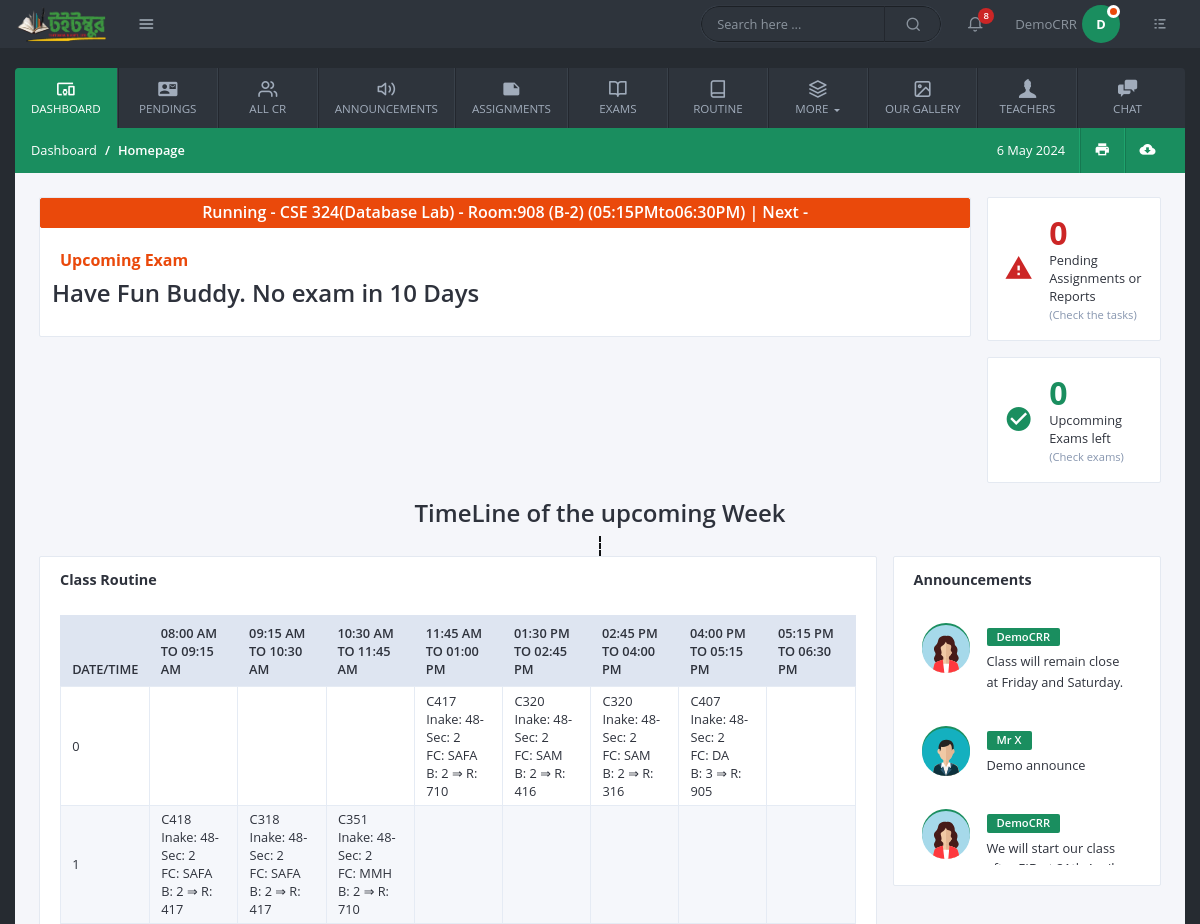
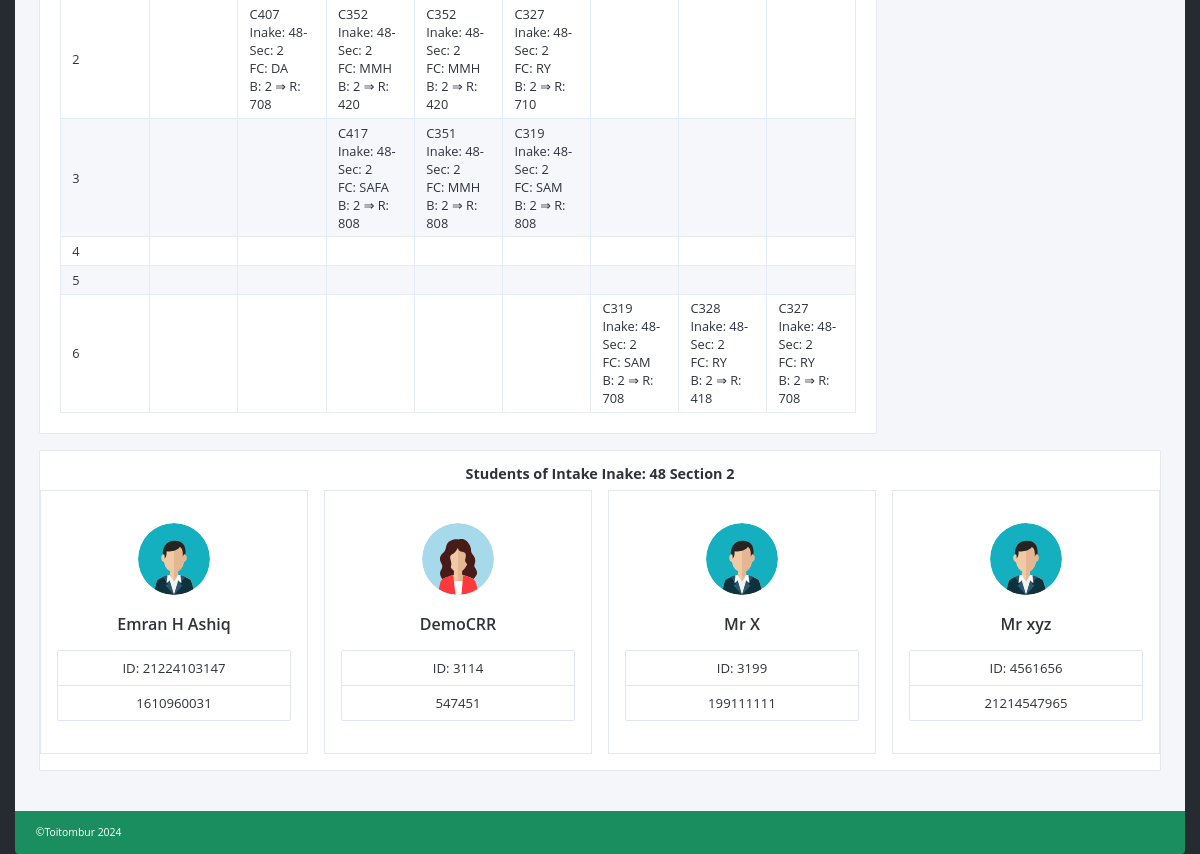
The page / (signed in) on the database as committed earlier (2 pictures, top to bottom).
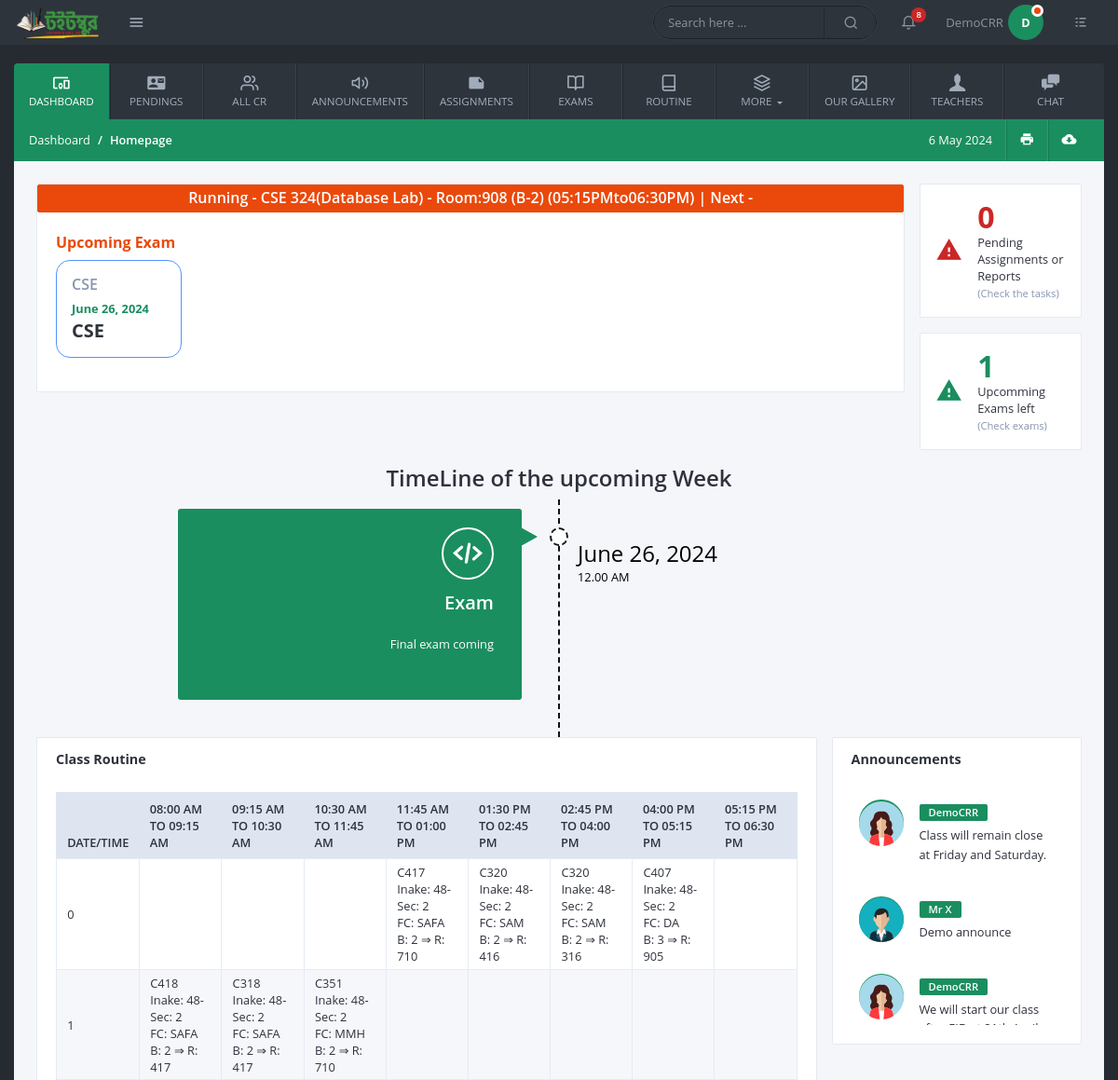
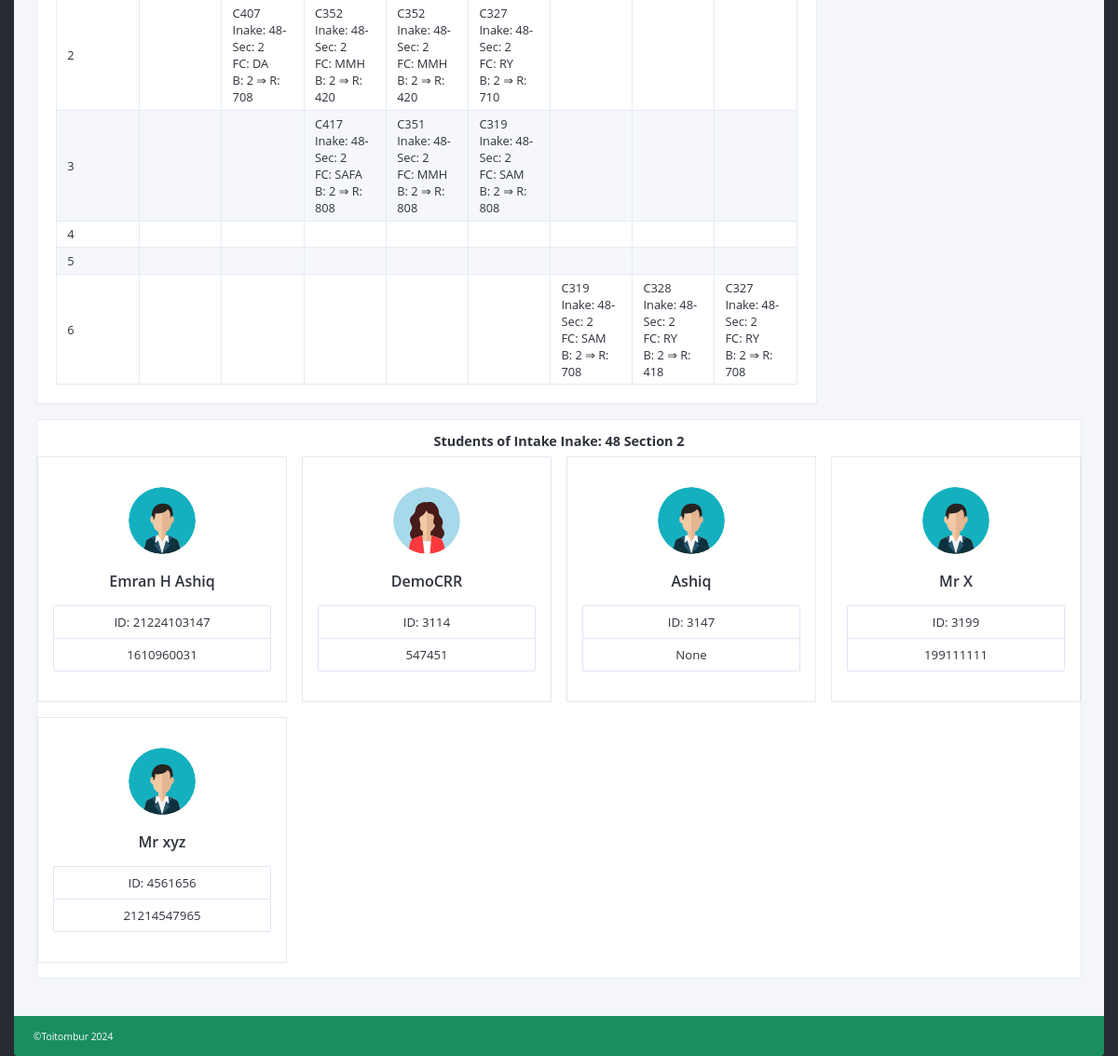
The same page on the database as committed later (2 pictures, top to bottom).
### common/models.py (models this page shows, shortened)
class CommonBaseModel(models.Model):
    uid = models.UUIDField(primary_key=True, default= uuid.uuid4, editable=False)
    created_at = models.DateTimeField(auto_now_add=True)
    updated_at = models.DateTimeField(auto_now=True)

class ClassRoutine(CommonBaseModel):
    day = models.CharField( max_length=5, choices=DAYS)
    time = models.CharField( max_length=100, choices=TIMES)
    course_code = models.CharField( max_length=8)
    faculty_short_name = models.CharField(max_length=5)
    building = models.PositiveIntegerField()
    room = models.PositiveIntegerField()
    intake = models.ForeignKey(Intakes, on_delete=models.CASCADE)
    department = models.ForeignKey(Departments, on_delete=models.CASCADE)
    section = models.ForeignKey(Sections, on_delete=models.CASCADE)
    class Meta:
        unique_together = (('day', 'time', 'intake', 'department', 'section'),)

class Announcements(CommonBaseModel):
    announcement = models.CharField(max_length=500)
    image = models.ImageField(upload_to="Announcements", null=True, blank=True)
    file = models.FileField(upload_to="Announcements", null=True, blank=True)
    who_posted = models.ForeignKey(Student, on_delete=models.CASCADE)
    intake = models.ForeignKey(Intakes, on_delete=models.CASCADE)
    department = models.ForeignKey(Departments, on_delete=models.CASCADE)
    section = models.ForeignKey(Sections, on_delete=models.CASCADE)

class UpcomingExams(CommonBaseModel):
    intake = models.ForeignKey(Intakes, on_delete=models.CASCADE)
    department = models.ForeignKey(Departments, on_delete=models.CASCADE)
    section = models.ForeignKey(Sections, on_delete=models.CASCADE)
    exam_name = models.CharField(max_length=10, choices=[('Class Test', 'Class Test'),('Quiz Test', 'Quiz Test'),('Mid Term', 'Mid Term'),('Final Test', 'Final Test')])
    course_name = models.CharField( max_length=50)
    course_code = models.CharField( max_length=7)
    date = models.DateField(auto_now=False, auto_now_add=False)
    topic = models.CharField(max_length=150)
    detail = models.TextField()

### users/models.py (models this page shows, shortened)
class CommonBaseModel(models.Model):
    uid = models.UUIDField(primary_key=True, default= uuid.uuid4, editable=False)
    created_at = models.DateTimeField(auto_now_add=True)
    updated_at = models.DateTimeField(auto_now=True)
    class Meta:
        abstract = True

class Intakes(CommonBaseModel):
    intake = models.PositiveIntegerField()
    def __str__(self):
        return f"Inake: {self.intake}"

class Sections(CommonBaseModel):
    name = models.CharField(max_length=50)
    section = models.PositiveIntegerField()
    def __str__(self):
        return f"Sec: {self.section}"

class CommonProfileModel(models.Model):
    uid = models.UUIDField(primary_key=True, default= uuid.uuid4, editable=False)
    account = models.OneToOneField(Profile, on_delete=models.CASCADE)
    created_at = models.DateTimeField(auto_now_add=True)
    updated_at = models.DateTimeField(auto_now=True)
    personal_id = models.CharField(unique=True, max_length=150)
    gender = models.CharField( max_length=50, choices=GENDERS, blank=True,null=True)
    image = models.FileField(upload_to="Profile_Pictures", null=True, blank=True)
    class Meta:
        abstract = True

class Student(CommonProfileModel):
    name = models.CharField(max_length=350)
    intake = models.ForeignKey(Intakes, on_delete=models.CASCADE)
    section = models.ForeignKey(Sections, on_delete=models.CASCADE)
    department = models.ForeignKey(Departments, on_delete=models.CASCADE)
    shift = models.CharField(max_length=50, choices= [("Day","day"), ("Evening", "evening")])
    is_class_cr = models.BooleanField(default=False)
    contact_number = models.PositiveIntegerField(null=True, blank=True)
    facebook_profile = models.CharField( max_length=500, null=True, blank=True)
    def __str__(self):
        return self.name

### common/extra_code.py (the view)
        def warper_function(request, *args, **kwargs):
            profile = request.user.profile
            if profile.details_filled:
                if profile.is_approved:
                    if request.user.role in allowed_role:
                        return view_function(request, *args, **kwargs)
                    else:
                        return HttpResponse("WHO ARE YOU ? Not authorized person.")
                else:
                    return render(request,"pages/waiting.html")
            else:
                return redirect("last_step_of_register")

### common/extra_code.py (called while the page is built)
def allowed_users(allowed_role = []):
    def normal_function(view_function):
        def warper_function(request, *args, **kwargs):
            profile = request.user.profile
            if profile.details_filled:
                if profile.is_approved:
                    if request.user.role in allowed_role:
                        return view_function(request, *args, **kwargs)
                    else:
                        return HttpResponse("WHO ARE YOU ? Not authorized person.")
                else:
                    return render(request,"pages/waiting.html")
            else:
                return redirect("last_step_of_register")
        return warper_function
    return normal_function

    def day_of_week(self, number_of_day):
        days = {
            5:"sat",
            6:"sun",
            0:"mon",
            1:"tue",
            2:"wed",
            3:"thu",
            4:"fri",
            }
        if number_of_day >= 0 and number_of_day <=6:
            return days[number_of_day]
        else:
            return None

### templates/pages/index.html (shortened to what the changed rows need)
{% extends "base/base.html" %}
{% load static %}
{% block content %}
<div class="row gutters">
    <div class="col-xl-10 col-lg-12 col-md-12 col-sm-12 col-12">
        <div class="card">
            <div class="card highlight pt-1 mb-1 ">
                <h5>Running - {% if running_class %}CSE 324(Database Lab) - Room:908 (B-2) ({{running_class}}) {% endif %}|
                    Next - {% if coming_class %}CSE320 Network Lab <span><i class="icon-clock"></i></span> ({{coming_class}})</h5>{% endif %}
            </div>
            <div class="card-body">
                <div class="row gutters">
                    {% if exams %}
                    {% for exam in exams %}
                    <div class="col-xl-2 col-lg-4 col-md-4 col-sm-4 col-12">
                        <div class="goal-card">
                            <h5>{{exam.course_name | truncatechars:"14"}}</h5>
                            <p class="percentage">{{exam.date}}</p>
                            <h4>{{exam.course_code}}</h4>
                        </div>
                    </div>
                    {% endfor %}
                    {% else %}
                    <h3>Have Fun Buddy. No exam in 10 Days</h3>
                    {% endif %}
                </div>
            </div>
        </div>
    </div>
    <div class="col-xl-2 col-lg-6 col-md-6 col-sm-6 col-12">
        <div class="risks-block high h-117">
            <div class="risk-details">
                <h2>{{remain_task.count}}</h2>
            </div>
        </div>
        <div class="risks-block low h-117">
            <i class="icon-{% if exams.count > 0 %}warning1{% else %}check_circle{% endif %}"></i>
            <div class="risk-details">
                <h2>{{exams.count}}</h2>
                <p>Upcomming Exams left<span>(Check exams)</span></p>
            </div>
        </div>
    </div>
</div>
<div class="row gutters justify-content-center">
    <div class="col-xl-9 col-lg-9 col-md-10 col-sm-12">
        <div class="timeline">
            {% for data in timeline %}
            <div class="timeline-row">
                    <div class="timeline-time">
                        {{data.date}}<small>12.00 AM</small>
                    </div>
                    <div class="timeline-content">
                        <i class="icon-code"></i>
                        <h4>{% if data.topic %}Exam{% else %}{{data.get_types_display}}{% endif %}</h4>
                        <p>
                            {% if data.details %}
                            {{data.details|truncatewords:5}}
                            {% elif data.detail|truncatewords:5%}
                            {{data.detail}}
                            {% endif %}
                        </p>
                    </div>
            </div>
            {% endfor %}
        </div>
    </div>
</div>
<div class="row gutters">
    <div class="col-xl-9 col-lg-4 col-md-12 col-sm-12 col-12">
        {% include "pages/only_routine.html" %}
    </div>
    <div class="col-xl-3 col-lg-4 col-md-12 col-sm-12 col-12">
        <div class="card">
            <div class="card-body">
                <div class="customScroll5">
                    <ul class="user-messages">
                        {% for announce in announcements %}
                        <li class="clearfix bg-for-you rounded p-2">
                            <div class="customer"><img src="{{announce.who_posted.image.url}}" alt="pic"></div>
                            <div class="delivery-details ">
                                <span class="badge badge-primary">{{announce.who_posted}}</span>
                                <p>{{announce.announcement}}</p>
                            </div>
                        </li>
                        {% endfor %}
                    </ul>
                </div>
            </div>
        </div>
    </div>
</div>
<div class="card">
    <div class="card-header">
        <div class="card-title text-center">Students of Intake {{students.0.intake}} Section {{students.0.section.section}} </div>
    </div>
    <div class="row gutters">
        {% for student in students %}
        <div class="col-xl-3 col-lg-3 col-md-3 col-sm-4 col-12">
            <figure class="user-card">
                <figcaption>
                    <img src="{{student.image.url}}" alt="profile pic" class="profile">
                    <h5>{{student.name}}</h5>
                    <ul class="list-group">
                        <li class="list-group-item">ID: {{student.personal_id}}</li>
                        <li class="list-group-item">{{student.contact_number}}</li>
                    </ul>
                </figcaption>
            </figure>
        </div>
        {% endfor %}
    </div>
</div>
{% endblock content %}

### templates/pages/only_routine.html
<div class="card">
    <div class="card-header">
        <div class="card-title">Class Routine</div>
    </div>
    <div class="card-body">
        <div class="table-responsive">
            <table class="table custom-table table-sm m-0">
                <thead>
                    <tr>
                        <th>Date/Time</th>
                        <th>08:00 AM to 09:15 AM</th>
                        <th>09:15 AM to 10:30 AM</th>
                        <th>10:30 AM to 11:45 AM</th>
                        <th>11:45 AM to 01:00 PM</th>
                        <th>01:30 PM to 02:45 PM</th>
                        <th>02:45 PM to 04:00 PM</th>
                        <th>04:00 PM to 05:15 PM</th>
                        <th>05:15 PM to 06:30 PM</th>
                    </tr>
                </thead>
                <tbody>
                    {% for data in routine.items %}
                    <tr>
                        <td>{{data.0}}</td>
                        {% for val in data.1 %}
                        <td>
                            {% if val %}
                            {{val.course_code}} <br>
                            {{val.intake}}-{{val.section}} <br>
                            FC: {{val.faculty_short_name}} <br>
                            B: {{val.building}} ⇒ R: {{val.room}}
                            {% endif %}
                        </td>
                        {% endfor %}
                    </tr>
                    {% endfor %}
                </tbody>
            </table>
        </div>
    </div>
</div>

Rows that differ between the two databases and show on the page:
added UpcomingExams: course_name "CSE", date "June 26, 2024", course_code "CSE", topic "Exam", detail "Final exam coming"
now on this page (row unchanged): Student: image (picture), name "Ashiq", personal_id "3147", contact_number "None"
Other text that changed with them:
{{ exams.count }}: "0" → "1"
text no longer shown: "Have Fun Buddy. No exam in 10 Days"
